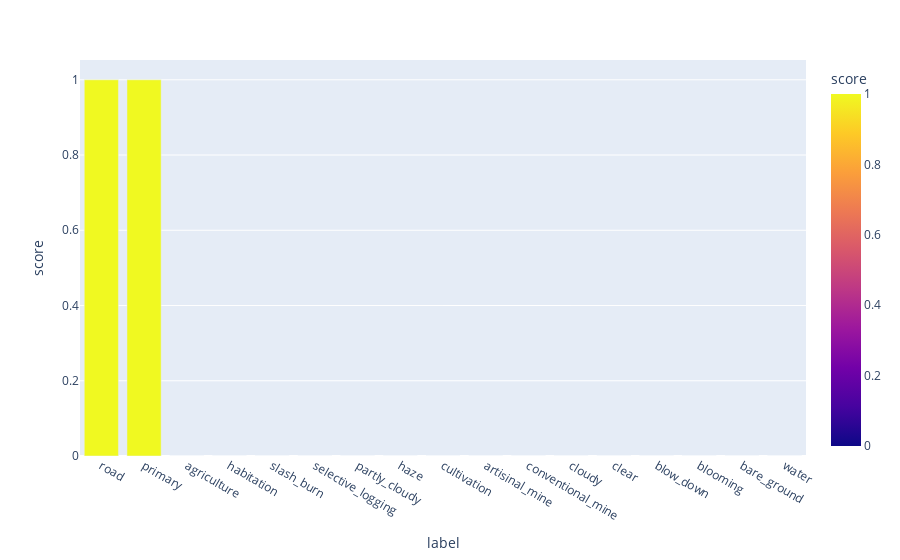

Notebook code for this chart:
### Code cell
class_scores = {}
classes = encoder.classes_
for jdx in range(Y_val.shape[1]):
    y_val = Y_val[:, jdx].ravel()
    y_hat_val = (Y_hat_val[:, jdx].ravel() > threshs[jdx]).astype(float)
    score = fbeta_score(y_val, y_hat_val, beta=2)
    class_scores[classes[jdx]] = round(score, 4)

df_score = pd.DataFrame(dict(
    label=list(class_scores.keys()), score=list(class_scores.values()),
)).sort_values("score", ascending=False)
fig = px.bar(df_score, x="label", y="score", color="score")
fig.show()

### Figure 1 — Plotly figure (JSON) as saved in the notebook; plotly's stock layout.template omitted (floating-point values rounded to 4 significant figures)
{"data": [{"alignmentgroup": "True", "hovertemplate": "label=%{x}<br>score=%{marker.color}<extra></extra>", "legendgroup": "", "marker": {"color": [1, 1, 0, 0, 0, 0, 0, 0, 0, 0, 0, 0, 0, 0, 0, 0, 0], "coloraxis": "coloraxis", "pattern": {"shape": ""}}, "name": "", "offsetgroup": "", "orientation": "v", "showlegend": false, "textposition": "auto", "type": "bar", "x": ["road", "primary", "agriculture", "habitation", "slash_burn", "selective_logging", "partly_cloudy", "haze", "cultivation", "artisinal_mine", "conventional_mine", "cloudy", "clear", "blow_down", "blooming", "bare_ground", "water"], "xaxis": "x", "y": [1, 1, 0, 0, 0, 0, 0, 0, 0, 0, 0, 0, 0, 0, 0, 0, 0], "yaxis": "y"}], "layout": {"barmode": "relative", "coloraxis": {"colorbar": {"title": {"text": "score"}}, "colorscale": [[0, "#0d0887"], [0.1111, "#46039f"], [0.2222, "#7201a8"], [0.3333, "#9c179e"], [0.4444, "#bd3786"], [0.5556, "#d8576b"], [0.6667, "#ed7953"], [0.7778, "#fb9f3a"], [0.8889, "#fdca26"], [1, "#f0f921"]]}, "legend": {"tracegroupgap": 0}, "margin": {"t": 60}, "xaxis": {"anchor": "y", "domain": [0, 1], "title": {"text": "label"}}, "yaxis": {"anchor": "x", "domain": [0, 1], "title": {"text": "score"}}}}
